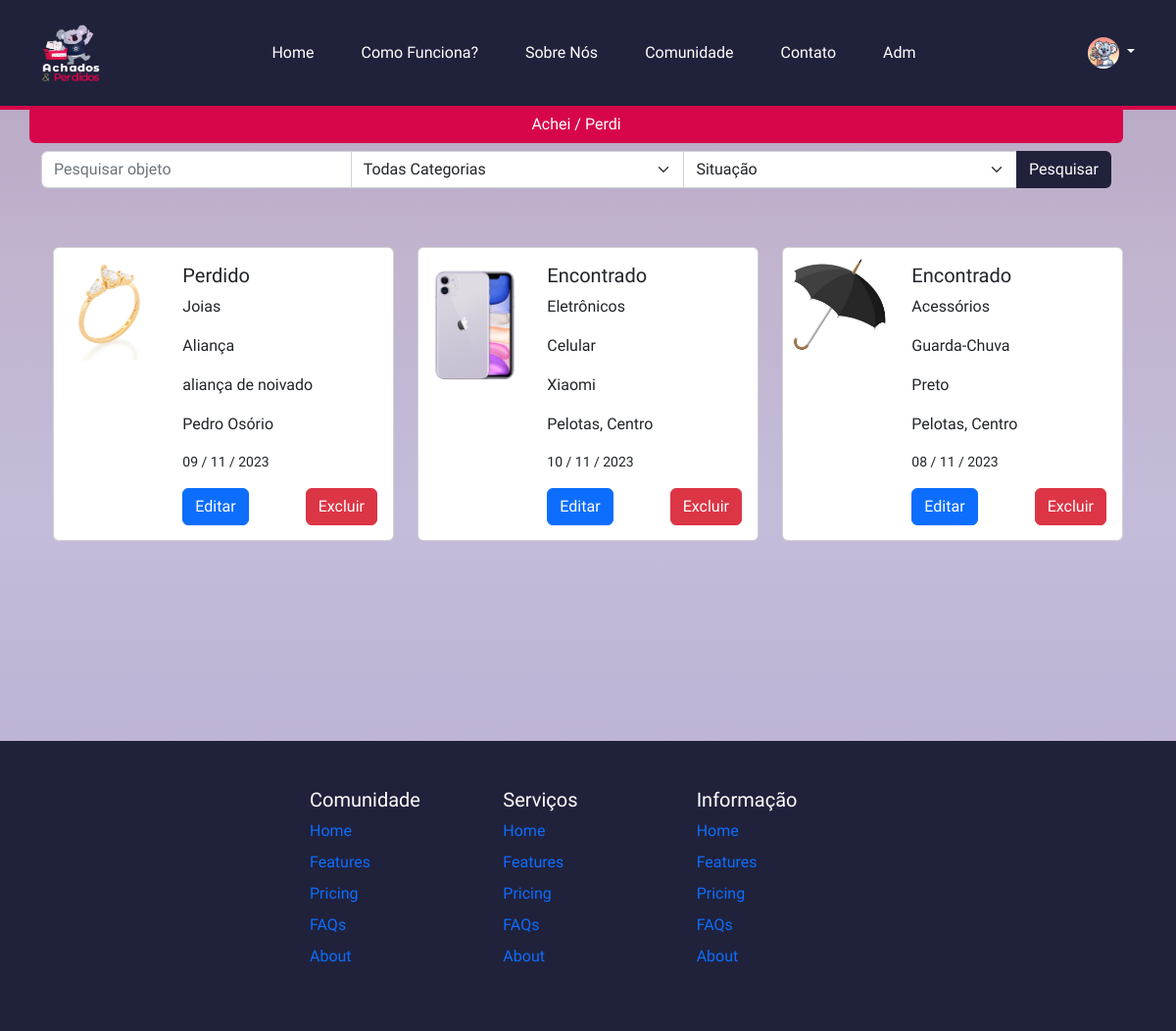
Page / (signed in) on the committed database.
### tables this page shows
CREATE TABLE `pessoa` (
  `codpessoa` bigint(20) UNSIGNED NOT NULL,
  `nome` varchar(30) NOT NULL,
  `email` varchar(255) NOT NULL,
  `senha` varchar(355) DEFAULT NULL,
  `reg_date` date NOT NULL DEFAULT curdate(),
  `adm` int(11) DEFAULT 0,
  `codigo_verificacao` varchar(32) NOT NULL DEFAULT '',
  `verificado` tinyint(1) DEFAULT 0,
  `imagem` varchar(255) DEFAULT NULL,
  `cep` varchar(10) DEFAULT NULL,
  `logradouro` varchar(255) DEFAULT NULL,
  `bairro` varchar(255) DEFAULT NULL,
  `cidade` varchar(255) DEFAULT NULL
);

CREATE TABLE `objeto` (
  `id` int(11) NOT NULL,
  `nome` varchar(255) NOT NULL,
  `descricao` text NOT NULL,
  `local` varchar(255) NOT NULL,
  `data` date NOT NULL,
  `categoria` varchar(255) NOT NULL,
  `tipo` enum('Encontrado','Perdido') NOT NULL,
  `imagem` varchar(255) DEFAULT NULL,
  `codpessoa` bigint(20) UNSIGNED DEFAULT NULL
);

### includes/components/funcao.php (called while the page is built, shortened)
<?php
function pesquisa_objeto($nome, $categoria, $tipo, $pdo)
{
    $query = "SELECT * FROM objeto WHERE nome LIKE :nome";
    $stmt = $pdo->prepare($query);
    $stmt->bindValue(':nome', '%' . $nome . '%', PDO::PARAM_STR);
    $stmt->execute();
    return $stmt->fetchAll(PDO::FETCH_ASSOC);
}
function obter_cards_do_banco($pdo) {
    $stmt = $pdo->prepare("SELECT * FROM objeto");
    $stmt->execute();
    return $stmt->fetchAll(PDO::FETCH_ASSOC);
}
function verifica_administrador($userId, $pdo)
{
    $stmt = $pdo->prepare('SELECT * FROM pessoa WHERE codpessoa = :userId AND adm = 1');
    $stmt->bindValue(':userId', $userId);
    $stmt->execute();
    return $stmt->rowCount() === 1;
}
?>

### includes/components/header.php (called while the page is built)
<?php
$userId = $_SESSION["codpessoa"];
$consulta = $pdo->prepare('SELECT * FROM pessoa WHERE codpessoa = ?');
$consulta->execute([$userId]);
$usuario = $consulta->fetch();
?>

### index.php (the view, shortened to what this page needs)
<?php
require_once("./includes/components/conecta.php");
require_once("./includes/components/funcao.php");
require_once("./includes/components/header.php");
require_once("./includes/components/js.php");
require_once("./includes/components/cabecalho.php");
$msg = "";
$objeto = null;
$cards = obter_cards_do_banco($pdo);
if ($_SERVER['REQUEST_METHOD'] === 'GET') {
    $categoria = isset($_GET['categoria']) ? $_GET['categoria'] : "";
    $tipo = isset($_GET['tipo']) ? $_GET['tipo'] : "";
    $nome = isset($_GET['pesquisar']) ? $_GET['pesquisar'] : "";
    if ($categoria === "MostrarTodos") {
        $objeto = pesquisa_objeto($nome, null, $tipo, $pdo);
    } else {
        $objeto = pesquisa_objeto($nome, $categoria, $tipo, $pdo);
    }
}
?>
<body>
    <main>
        <header class="bg-primary-color">
            <nav class="navbar navbar-expand-lg fixed-top bg-primary-color" id="navbar">
                <div class="container py-3">
                    <a class="navbar-logo" href="index.php">
                        <img id="navbar-logo" src="img/achados&perdidos-logo4.png" alt="achados&perdidos" />
                    </a>
                    <div class="collapse navbar-collapse" id="navbar-items">
                        <ul class="navbar-nav me-auto mb-2 mb-lg-0">
                            <li class="nav-item">
                                <a class="nav-link" href="index.php">Home</a>
                            </li>
                            <li class="nav-item">
                                <a class="nav-link" href="como_funciona.php">Como Funciona?</a>
                            </li>
                            <li class="nav-item">
                                <a class="nav-link" href="sobre_nos.php">Sobre Nós</a>
                            </li>
                            <li class="nav-item">
                                <a class="nav-link" href="comunidade.php">Comunidade</a>
                            </li>
                            <li class="nav-item">
                                <a class="nav-link" href="contato.php">Contato</a>
                            </li>
                            <?php
                            $userId = $_SESSION["codpessoa"];
                            $adm = verifica_administrador($userId, $pdo);
                            if ($adm) {
                                ?>
                                <li class="nav-item">
                                    <a class="nav-link" href="adm.php">Adm</a>
                                </li>
                                <?php
                            }
                            ?>
                        </ul>
                        <div class="dropdown text-end">
                            <a href="#" class="d-block link-body-emphasis text-decoration-none dropdown-toggle"
                                data-bs-toggle="dropdown" aria-expanded="false">
                                <?php
                                $imagemPerfil = empty($usuario["imagem"]) ? "img/perfil-padrao.png" : "uploads/" . $usuario["imagem"];
                                ?>
                                <img src="<?php echo $imagemPerfil; ?>" alt="Perfil do usuário" width="32" height="32"
                                    class="rounded-circle">
                            </a>
                        </div>
                    </div>
                </div>
            </nav>
        </header>
        <section class="features mt-5">
            <div class="container-fluid">
                <div class="row justify-content-lg-center">
                    <div class="col-lg-2 col-md-12">
                        <div class="features-post">
                            <div class="features-content d-flex align-items-center justify-content-center">
                                <div class="content-show">
                                    <a class="nav-link" href="objeto.php">Achei / Perdi</a>
                                </div>
                            </div>
                        </div>
                    </div>
                    <div class="col-lg-2 col-md-12">
                        <div class="features-post third-features">
                            <div class="features-content d-flex align-items-center justify-content-center">
                                <div class="content-show">
                                    <a class="nav-link" href="index.php">#</a>
                                </div>
                            </div>
                        </div>
                    </div>
                </div>
            </div>
        </section>
        <div id="conteudo" class="container">
            <div class="row col-lg-12 mb-2">
                <a class="btn btn-custom-color" href="objeto.php">Achei / Perdi</a>
            </div>
            <div class="forms">
                <form action="index.php" method="GET">
                    <div class="row col-lg-12">
                        <div class="mb-1 input-group">
                                <input type="text" name="pesquisar" class="form-control" placeholder="Pesquisar objeto"
                                autocomplete="off">
                            <select name="categoria" class="form-select">
                                <option value="MostrarTodos" <?= $categoria === 'MostrarTodos' ? 'selected' : ''; ?>>Todas
                                    Categorias</option>
                            </select>
                            <select name="tipo" class="form-select">
                                <option value="" <?= $tipo === '' ? 'selected' : ''; ?>>Situação</option>
                            </select>
                            <button id="customButton"   class="btn" type="submit" name="filtrarCategoria">Pesquisar</button>
                        </div>
                    </div>
                </form>
            </div>
            <div class="conteudo">
                <?php if ($objeto): ?>
                    <?php if (empty($objeto)): ?>
                        <p>Nenhum resultado encontrado.</p>
                    <?php else: ?>
                        <div id="conteudo" class="container">
                            <div class="row row-cols-1 row-cols-md-2 row-cols-lg-3">
                                <?php foreach ($objeto as $obj): ?>
                                    <?php if (
                                        ($tipo === 'Encontrado' && $obj['tipo'] === 'Encontrado') ||
                                        ($tipo === 'Perdido' && $obj['tipo'] === 'Perdido') ||
                                        ($tipo === '')
                                    ): ?>
                                        <div class="col mb-4">
                                            <div class="card" style="max-width: 600px; height: 300px;">
                                                <div class="row g-0">
                                                    <div class="col-lg-4">
                                                        <img src="<?= $obj['imagem']; ?>" class="img-fluid rounded-start"
                                                            alt="Imagem do Card" style="width: 100%; height: ;">
                                                    </div>
                                                    <div class="col-lg-8">
                                                        <div class="card-body">
                                                            <h5 class="card-title">
                                                                <?= $obj['tipo']; ?>
                                                            </h5>
                                                            <p class="card-text">
                                                                <?= $obj['categoria']; ?>
                                                            </p>
                                                            <p class="card-text">
                                                                <?= $obj['nome']; ?>
                                                            </p>
                                                            <p class="card-text">
                                                                <?= $obj['descricao']; ?>
                                                            </p>
                                                            <p class="card-text">
                                                                <?= $obj['local']; ?>
                                                            </p>
                                                            <p class="card-text"><small class="text-body-secondary">
                                                                    <?= date(' d / m / Y ', strtotime($obj['data'])); ?>
                                                                </small></p>
                                                            <?php if (isset($_SESSION["codpessoa"]) && ($_SESSION["adm"] == 1 || $obj['codpessoa'] == $_SESSION["codpessoa"])): ?>
                                                                <div class="d-flex justify-content-between">
                                                                    <a href="editar_objeto.php?id=<?= $obj['id']; ?>"
                                                                        class="btn btn-primary">Editar</a>
                                                                    <a href="excluir_objeto.php?id=<?= $obj['id']; ?>"
                                                                        class="btn btn-danger">Excluir</a>
                                                                </div>
                                                            <?php endif; ?>
                                                        </div>
                                                    </div>
                                                </div>
                                            </div>
                                        </div>
                                    <?php endif; ?>
                                <?php endforeach; ?>
                            </div>
                        </div>
                    <?php endif; ?>
                <?php else: ?>
                    <p>
                        <?= htmlspecialchars($msg, ENT_QUOTES) ?>
                    </p>
                <?php endif; ?>
            </div>
        </div>
    </main>
    <footer class="py-5 bg-primary-color">
        <div class="row justify-content-center">
            <div class="col-6 col-md-2 mb-2">
                <h5>Comunidade</h5>
                <ul class="nav flex-column">
                    <li class="nav-item mb-2"><a href="#" class="nav-link p-0 text-body-secondary">Home</a></li>
                    <li class="nav-item mb-2"><a href="#" class="nav-link p-0 text-body-secondary">Features</a></li>
                    <li class="nav-item mb-2"><a href="#" class="nav-link p-0 text-body-secondary">Pricing</a></li>
                    <li class="nav-item mb-2"><a href="#" class="nav-link p-0 text-body-secondary">FAQs</a></li>
                    <li class="nav-item mb-2"><a href="#" class="nav-link p-0 text-body-secondary">About</a></li>
                </ul>
            </div>
            <div class="col-6 col-md-2 mb-2">
                <h5>Serviços</h5>
                <ul class="nav flex-column">
                    <li class="nav-item mb-2"><a href="#" class="nav-link p-0 text-body-secondary">Home</a></li>
                    <li class="nav-item mb-2"><a href="#" class="nav-link p-0 text-body-secondary">Features</a></li>
                    <li class="nav-item mb-2"><a href="#" class="nav-link p-0 text-body-secondary">Pricing</a></li>
                    <li class="nav-item mb-2"><a href="#" class="nav-link p-0 text-body-secondary">FAQs</a></li>
                    <li class="nav-item mb-2"><a href="#" class="nav-link p-0 text-body-secondary">About</a></li>
                </ul>
            </div>
            <div class="col-6 col-md-2 mb-2">
                <h5>Informação</h5>
                <ul class="nav flex-column">
                    <li class="nav-item mb-2"><a href="#" class="nav-link p-0 text-body-secondary">Home</a></li>
                    <li class="nav-item mb-2"><a href="#" class="nav-link p-0 text-body-secondary">Features</a></li>
                    <li class="nav-item mb-2"><a href="#" class="nav-link p-0 text-body-secondary">Pricing</a></li>
                    <li class="nav-item mb-2"><a href="#" class="nav-link p-0 text-body-secondary">FAQs</a></li>
                    <li class="nav-item mb-2"><a href="#" class="nav-link p-0 text-body-secondary">About</a></li>
                </ul>
            </div>
        </div>
    </footer>
</body>
</html>

### includes/components/js.php (shortened to what this page needs)
<body>
</body>

### includes/components/cabecalho.php (shortened to what this page needs)
<!DOCTYPE html>
<html lang="pt-BR" >
<head>
  <link href="css/bootstrap.min.css" rel="stylesheet">
  <link href="css/bootstrap-icons.css" rel="stylesheet">
  <link href="css/style.css" rel="stylesheet">
</head>
</html>

### css/style.css (style rules this page uses)
html, body { height: auto; margin: 0; align-items: center; justify-content: center; }
main { height: auto; margin-bottom: 15%; }
* { font-family: 'Montserrat Alternates', sans-serif; box-sizing: border-box; }
body { background: linear-gradient(#b4a3c0, #c1b4cf, #c4bcda, #bdb2d4, #a37dc9); }
#conteudo { margin-top: 5%; height: auto; }
footer { position:relative; left:0; }
.bg-primary-color { background-color: #20213B; }
.btn-custom-color { background-color: #D7064B; color: #ffffff; text-align: center; }
#customButton { background-color: #20213B; color: #ffffff; }
#navbar { border-bottom: 4px solid #D7064B; position: fixed; width: 100%; z-index: 1000; }
#navbar a { color: #ffffff; }
.navbar-nav .nav-link { position: relative; }
#navbar-logo { width: 60px; height: 60px; }
#navbar-items .navbar-nav { display: flex; justify-content: center; width: 100%; }
#navbar-items .nav-item { margin: 0 1em; }
.features-post { position: relative; margin-bottom: 0px; }
.features-content { bottom: 0; margin-top: 3%; width: 100%; height: auto; background-color: #d7064b; color: #fff; padding: 30px; border-radius: 15px; }
.features-content { position: flex; }
@media (min-width: 992px) { .features-content { position: absolute; } }
.features-content a { display: inline-block; text-transform: uppercase; color: #fff; letter-spacing: 0.5px; font-weight: 700; font-size: 14px; }
footer { width: 100%; background-color: #333; color: #fff; padding: 20px; }

### rows in the picture
pessoa: imagem (picture)
objeto: imagem (picture), tipo "Perdido", categoria "Joias", nome "Aliança", descricao "aliança de noivado", local "Pedro Osório", data "09 / 11 / 2023"
objeto: imagem (picture), tipo "Encontrado", categoria "Eletrônicos", nome "Celular", descricao "Xiaomi", local "Pelotas, Centro", data "10 / 11 / 2023"
objeto: imagem (picture), tipo "Encontrado", categoria "Acessórios", nome "Guarda-Chuva", descricao "Preto", local "Pelotas, Centro", data "08 / 11 / 2023"
